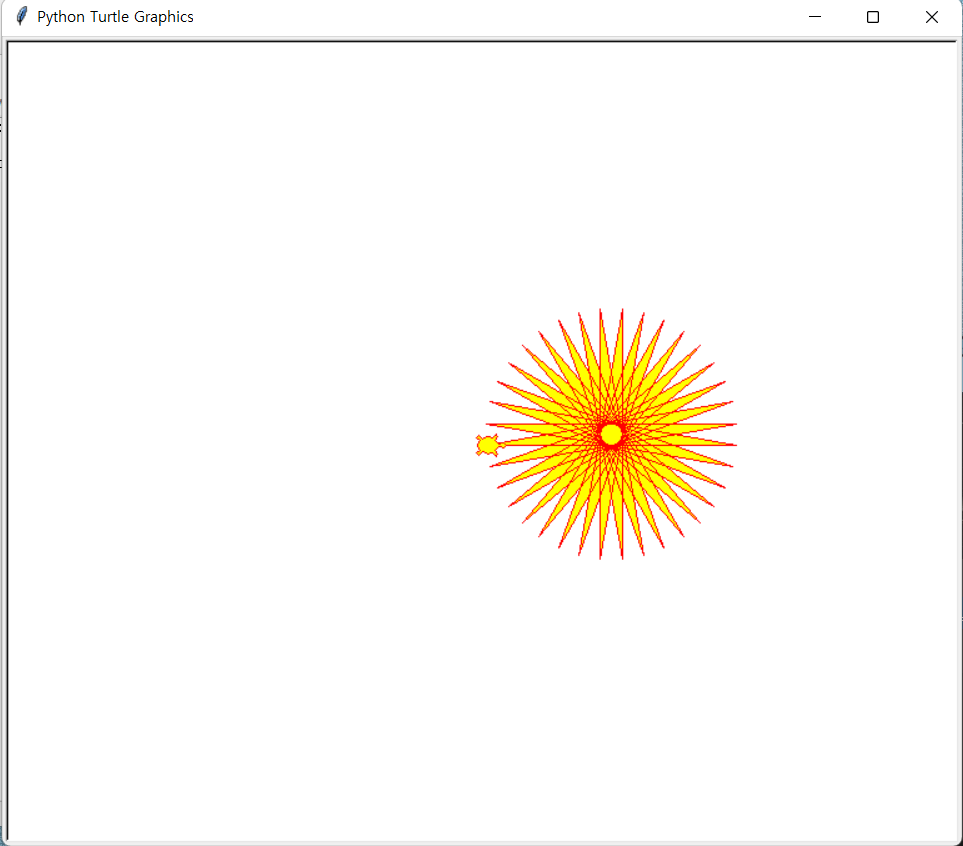

This figure's Python source:
import turtle
t = turtle.Turtle()
t.shape("turtle")
t.color('red', 'yellow')
t.begin_fill()
while True:
 t.forward(200)
 t.left(170)
 if abs(t.pos()) < 1:
 break
t.end_fill()
